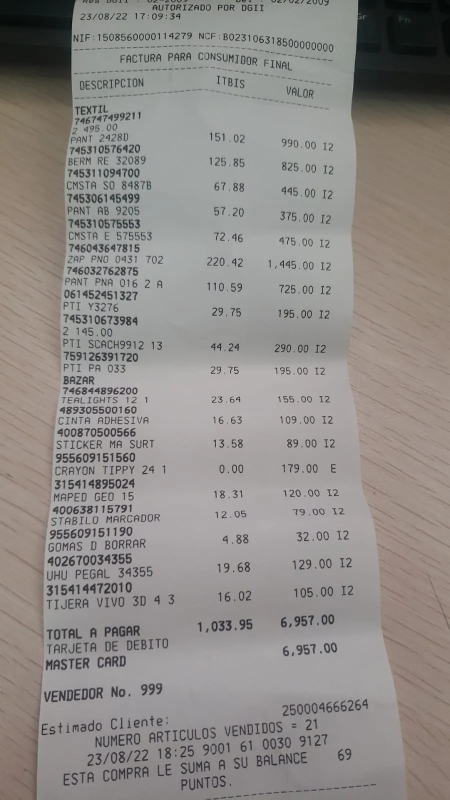
#> input picture backend/uploads/20260419_003808_whatsapp-image-2022-08-26-at-11358-pm-2.jpg, 899 x 1599 px (shown at 1/2 size)
$ python -i image_preprocessor.py   (imports and definitions only)   (older library calls are emulated)
#> lines starting #> are read from the running program, lines starting #| are printed output that depends on the picture; after the words box and inside, x2 and y2 are one past the last pixel; in counts of white or black regions, pixels touching at a corner belong together
import logging
from dataclasses import dataclass, field
from enum import Enum
from typing import Optional, Tuple

import cv2
import numpy as np
from PIL import Image

logger = logging.getLogger(__name__)


class OcrReadiness(Enum):
    GOOD = "good"
    FAIR = "fair"
    POOR = "poor"
    UNUSABLE = "unusable"


@dataclass
class QualityReport:
    blur_score: float = 0.0
    brightness: float = 0.0
    contrast: float = 0.0
    text_density: float = 0.0
    has_glare: bool = False
    is_too_dark: bool = False
    is_too_bright: bool = False
    skew_angle: float = 0.0
    ocr_readiness: OcrReadiness = OcrReadiness.GOOD
    warnings: list[str] = field(default_factory=list)

    @property
    def readiness_label(self) -> str:
        return self.ocr_readiness.value


@dataclass
class PreprocessConfig:
    auto_crop: bool = True
    deskew: bool = True
    denoise: bool = True
    clahe: bool = True
    adaptive_threshold: bool = True
    morphological_clean: bool = True
    sharpen: bool = False
    clahe_clip_limit: float = 3.0
    clahe_tile_size: int = 8
    denoise_h: float = 10.0
    adaptive_block_size: int = 31
    adaptive_c: int = 5
    sharpen_strength: float = 1.5
    max_image_dimension: int = 4000
    min_image_dimension: int = 300


class ImagePreprocessor:

    def __init__(self, config: Optional[PreprocessConfig] = None):
        self.config = config or PreprocessConfig()

    def analyze_quality(self, img: np.ndarray) -> QualityReport:
        if len(img.shape) == 3:
            gray = cv2.cvtColor(img, cv2.COLOR_BGR2GRAY)
        else:
            gray = img

        report = QualityReport()

        report.blur_score = self._calculate_blur_score(gray)
        report.brightness = float(np.mean(gray))
        report.contrast = float(np.std(gray))

        if report.blur_score < 100:
            report.ocr_readiness = OcrReadiness.POOR
            report.warnings.append(
                f"Imagen borrosa (score: {report.blur_score:.0f}). "
                "Toma la foto con mejor enfoque."
            )
        elif report.blur_score < 200:
            if report.ocr_readiness == OcrReadiness.GOOD:
                report.ocr_readiness = OcrReadiness.FAIR

        if report.brightness < 40:
            report.is_too_dark = True
            report.ocr_readiness = OcrReadiness.POOR
            report.warnings.append(
                "Imagen muy oscura. Toma la foto con mejor iluminación."
            )
        elif report.brightness > 220:
            report.is_too_bright = True
            if report.ocr_readiness.value in ("good", "fair"):
                report.ocr_readiness = OcrReadiness.FAIR

        if report.contrast < 30:
            report.ocr_readiness = OcrReadiness.POOR
            report.warnings.append(
                "Contraste muy bajo. Asegúrate de que el texto resalte del fondo."
            )

        glare_mask = cv2.threshold(gray, 240, 255, cv2.THRESH_BINARY)[1]
        glare_pixel_ratio = float(np.sum(glare_mask > 0)) / gray.size
        if glare_pixel_ratio > 0.15:
            report.has_glare = True
            report.warnings.append(
                "Se detectó brillo excesivo en la imagen."
            )

        _, binary = cv2.threshold(gray, 0, 255, cv2.THRESH_BINARY + cv2.THRESH_OTSU)
        report.text_density = float(np.sum(binary == 0)) / binary.size

        return report

    def _calculate_blur_score(self, gray: np.ndarray) -> float:
        return float(cv2.Laplacian(gray, cv2.CV_64F).var())

    def _detect_and_crop_document(self, img: np.ndarray) -> np.ndarray:
        h, w = img.shape[:2]
        ratio = h / 500.0
        dim = (int(w / ratio), 500)
        resized = cv2.resize(img, dim, interpolation=cv2.INTER_AREA)

        if len(resized.shape) == 3:
            gray = cv2.cvtColor(resized, cv2.COLOR_BGR2GRAY)
        else:
            gray = resized

        blurred = cv2.GaussianBlur(gray, (5, 5), 0)
        edged = cv2.Canny(blurred, 50, 150)

        contours, _ = cv2.findContours(edged, cv2.RETR_EXTERNAL, cv2.CHAIN_APPROX_SIMPLE)
        if not contours:
            logger.debug("No contours found for document crop — skipping")
            return img

        largest = max(contours, key=cv2.contourArea)
        area = cv2.contourArea(largest)
        if area < (h * w * 0.05):
            logger.debug("Largest contour too small — skipping crop")
            return img

        peri = cv2.arcLength(largest, True)
        approx = cv2.approxPolyDP(largest, 0.02 * peri, True)

        if len(approx) == 4:
            pts = approx.reshape(4, 2).astype(np.float32)
            pts[:, 0] *= ratio
            pts[:, 1] *= ratio

            rect = self._order_points(pts)
            (tl, tr, br, bl) = rect
            width_a = np.linalg.norm(br - bl)
            width_b = np.linalg.norm(tr - tl)
            max_width = max(int(width_a), int(width_b))
            height_a = np.linalg.norm(tr - br)
            height_b = np.linalg.norm(tl - bl)
            max_height = max(int(height_a), int(height_b))

            dst = np.array([
                [0, 0],
                [max_width - 1, 0],
                [max_width - 1, max_height - 1],
                [0, max_height - 1],
            ], dtype=np.float32)

            M = cv2.getPerspectiveTransform(rect, dst)
            cropped = cv2.warpPerspective(img, M, (max_width, max_height))
            logger.info("Document contour detected — perspective corrected")
            return cropped

        logger.debug("Contour has %d points — not a quadrilateral, skipping warp", len(approx))
        return img

    # [9 lines left out: function _order_points, not called in this run]

    def _deskew(self, img: np.ndarray) -> np.ndarray:
        if len(img.shape) == 3:
            gray = cv2.cvtColor(img, cv2.COLOR_BGR2GRAY)
        else:
            gray = img

        _, binary = cv2.threshold(gray, 0, 255, cv2.THRESH_BINARY_INV + cv2.THRESH_OTSU)

        coords = cv2.findNonZero(binary)
        if coords is None or len(coords) < 100:
            logger.debug("Too few text pixels for deskew — skipping")
            return img

        angle = cv2.minAreaRect(coords)[-1]
        if angle < -45:
            angle = 90 + angle

        if abs(angle) < 0.5 or abs(angle) > 45:
            return img

        h, w = img.shape[:2]
        center = (w // 2, h // 2)
        M = cv2.getRotationMatrix2D(center, angle, 1.0)
        rotated = cv2.warpAffine(
            img, M, (w, h),
            flags=cv2.INTER_CUBIC,
            borderMode=cv2.BORDER_REPLICATE,
        )
        logger.info("Deskewed by %.2f degrees", angle)
        return rotated

    def _enhance_contrast(self, gray: np.ndarray) -> np.ndarray:
        clahe = cv2.createCLAHE(
            clipLimit=self.config.clahe_clip_limit,
            tileGridSize=(self.config.clahe_tile_size, self.config.clahe_tile_size),
        )
        return clahe.apply(gray)

    def _denoise(self, gray: np.ndarray) -> np.ndarray:
        return cv2.fastNlMeansDenoising(gray, h=self.config.denoise_h)

    def _adaptive_threshold(self, gray: np.ndarray) -> np.ndarray:
        bs = self.config.adaptive_block_size
        if bs % 2 == 0:
            bs += 1
        return cv2.adaptiveThreshold(
            gray, 255,
            cv2.ADAPTIVE_THRESH_GAUSSIAN_C,
            cv2.THRESH_BINARY,
            bs,
            self.config.adaptive_c,
        )

    def _morphological_clean(self, binary: np.ndarray) -> np.ndarray:
        kernel = cv2.getStructuringElement(cv2.MORPH_RECT, (2, 2))
        return cv2.morphologyEx(binary, cv2.MORPH_CLOSE, kernel)

    # [6 lines left out: function _sharpen, not called in this run]

    def _resize_if_needed(self, img: np.ndarray) -> np.ndarray:
        h, w = img.shape[:2]
        if max(h, w) > self.config.max_image_dimension:
            scale = self.config.max_image_dimension / max(h, w)
            new_w = int(w * scale)
            new_h = int(h * scale)
            img = cv2.resize(img, (new_w, new_h), interpolation=cv2.INTER_AREA)
            logger.info("Resized from %dx%d to %dx%d", w, h, new_w, new_h)
        elif min(h, w) < self.config.min_image_dimension:
            scale = self.config.min_image_dimension / min(h, w)
            new_w = int(w * scale)
            new_h = int(h * scale)
            img = cv2.resize(img, (new_w, new_h), interpolation=cv2.INTER_CUBIC)
            logger.info("Upscaled from %dx%d to %dx%d", w, h, new_w, new_h)
        return img

    def preprocess(self, image_path: str) -> Tuple[np.ndarray, QualityReport]:
        img = cv2.imread(image_path)
#> img is the input picture: shape (1599, 899, 3); mean B, G, R 136.4, 139.5, 143.8
        if img is None:
            raise ValueError(f"Could not load image: {image_path}")

        img = self._resize_if_needed(img)
        quality = self.analyze_quality(img)
#> in analyze_quality, `report.blur_score = self._calculate_blur_score(gray)`: report.blur_score = 412.9
#> in analyze_quality, `report.brightness = float(np.mean(gray))`: report.brightness = 140.4
#> in analyze_quality, `report.contrast = float(np.std(gray))`: report.contrast = 33.91
#> in analyze_quality, `glare_mask = cv2.threshold(gray, 240, 255, cv2.THRESH_BINARY)[1]`: glare_mask: shape (1599, 899); every value is 0
#> in analyze_quality, `glare_pixel_ratio = float(np.sum(glare_mask > 0)) / gray.size`: glare_pixel_ratio = 0
#> in analyze_quality, `_, binary = cv2.threshold(gray, 0, 255, cv2.THRESH_BINARY + cv2.THRESH..`:
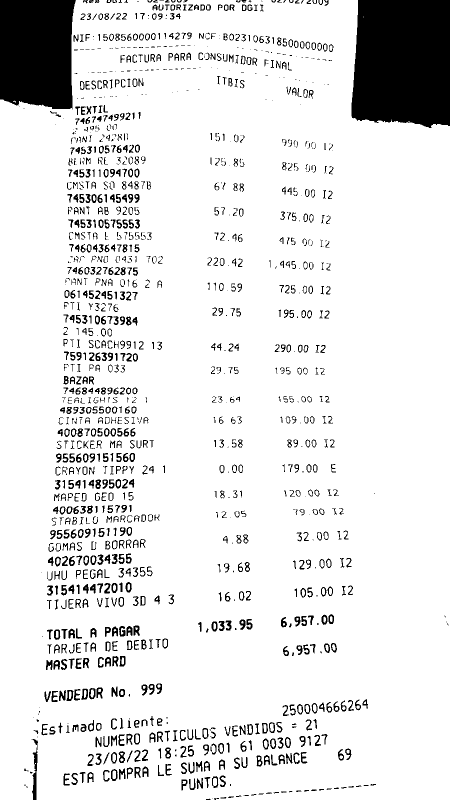
#> binary: shape (1599, 899) (shown at 1/2 size); 89.4% white; 1388 black regions (379 under 20 px), largest, box (x1, y1, x2, y2) and area: (703, 0, 899, 256) 46406, (0, 0, 152, 219) 30364, (64, 1478, 76, 1599) 685
#> in analyze_quality, `report.text_density = float(np.sum(binary == 0)) / binary.size`: report.text_density = 0.106

        if self.config.auto_crop:
            img = self._detect_and_crop_document(img)
#> in _detect_and_crop_document, `blurred = cv2.GaussianBlur(gray, (5, 5), 0)`:
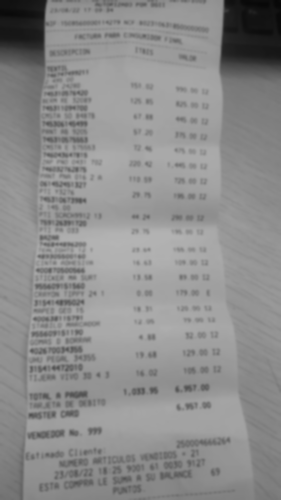
#> blurred: shape (500, 281); min 7, max 180, mean 140.4
#> in _detect_and_crop_document, `edged = cv2.Canny(blurred, 50, 150)`:
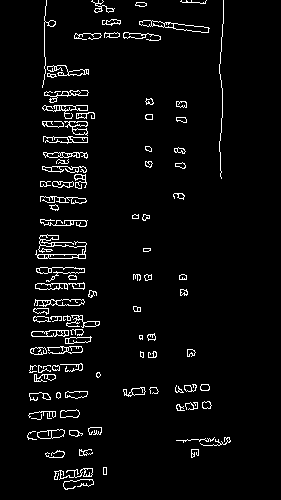
#> edged: shape (500, 281); 4.2% white in thin lines or dots, all inside (x1, y1, x2, y2) = (27, 0, 231, 490)
#> in _detect_and_crop_document, `contours, _ = cv2.findContours(edged, cv2.RETR_EXTERNAL, cv2.CHAIN_APP..`: contours = 100 contours, 29 with area under 20; largest, box (x1, y1, x2, y2) and area: (35, 234, 87, 259) 342, (139, 20, 210, 33) 337, (34, 299, 85, 307) 212, (35, 282, 85, 290) 204, (31, 330, 69, 337) 190
#> in _detect_and_crop_document, `largest = max(contours, key=cv2.contourArea)`: largest = contour of 148 points, box (x1, y1, x2, y2) (35, 234, 87, 259), area 342
#> in _detect_and_crop_document, `area = cv2.contourArea(largest)`: area = 341.5

        if self.config.deskew:
            img = self._deskew(img)
#> in _deskew, `_, binary = cv2.threshold(gray, 0, 255, cv2.THRESH_BINARY_INV + cv2.TH..`:
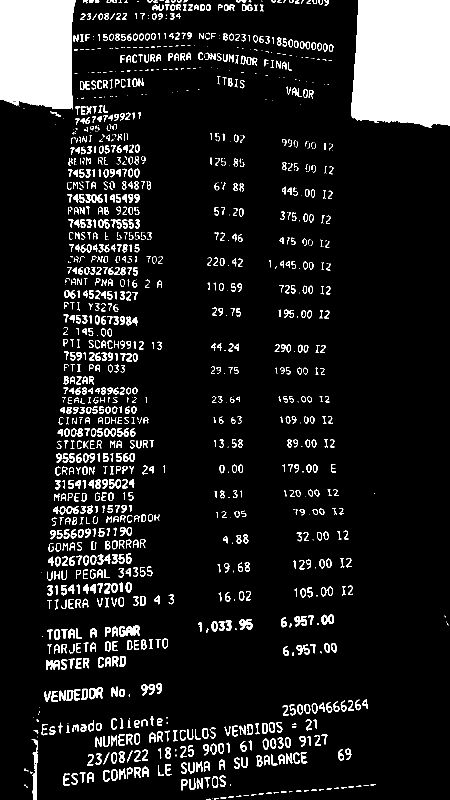
#> binary: shape (1599, 899) (shown at 1/2 size); 10.6% white; 1388 white regions (379 under 20 px), largest, box (x1, y1, x2, y2) and area: (703, 0, 899, 256) 46406, (0, 0, 152, 219) 30364, (64, 1478, 76, 1599) 685
#> in _deskew, `coords = cv2.findNonZero(binary)`: coords = contour of 151657 points, box (x1, y1, x2, y2) (0, 0, 899, 1599), area 190274
#> in _deskew, `angle = cv2.minAreaRect(coords)[-1]`: angle = -90
#> in _deskew, `angle = 90 + angle`: angle = 0

        if len(img.shape) == 3:
            gray = cv2.cvtColor(img, cv2.COLOR_BGR2GRAY)
        else:
            gray = img

        if self.config.denoise:
            gray = self._denoise(gray)

        if self.config.clahe:
            gray = self._enhance_contrast(gray)
#> in _enhance_contrast, `return clahe.apply(gray)`:
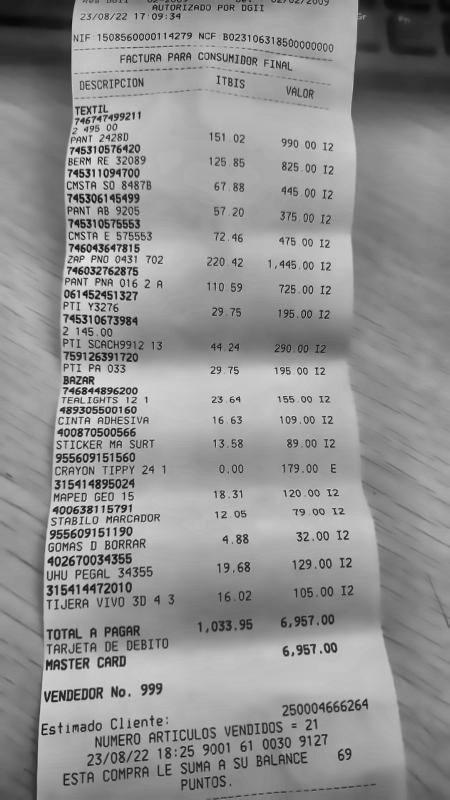
#> returned value: shape (1599, 899) (shown at 1/2 size); min 3, max 235, mean 146.2

        if self.config.sharpen:
            gray = self._sharpen(gray)

        if self.config.adaptive_threshold:
            binary = self._adaptive_threshold(gray)
#> in _adaptive_threshold, `return cv2.adaptiveThreshold( gray, 255, cv2.ADAPTIVE_THRESH_GAUSSIAN_..`:
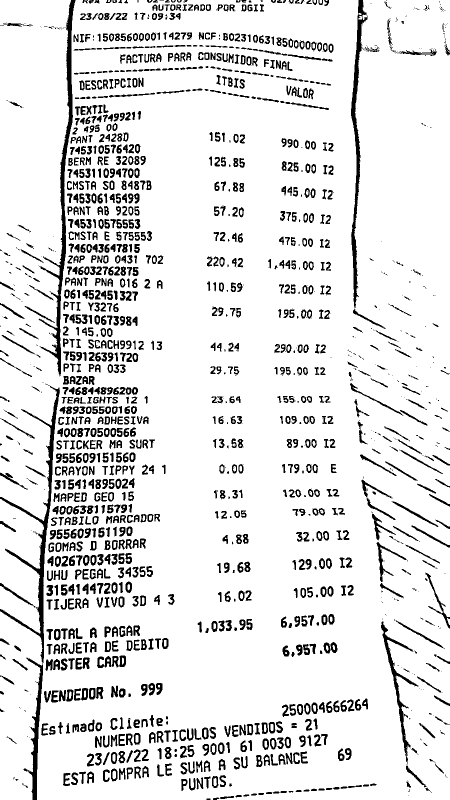
#> returned value: shape (1599, 899) (shown at 1/2 size); 88.6% white; 1793 black regions (550 under 20 px), largest, box (x1, y1, x2, y2) and area: (0, 767, 120, 1599) 8559, (77, 0, 151, 753) 6688, (702, 0, 736, 616) 4707
        else:
            binary = gray

        if self.config.morphological_clean:
            binary = self._morphological_clean(binary)
#> in _morphological_clean, `return cv2.morphologyEx(binary, cv2.MORPH_CLOSE, kernel)`:
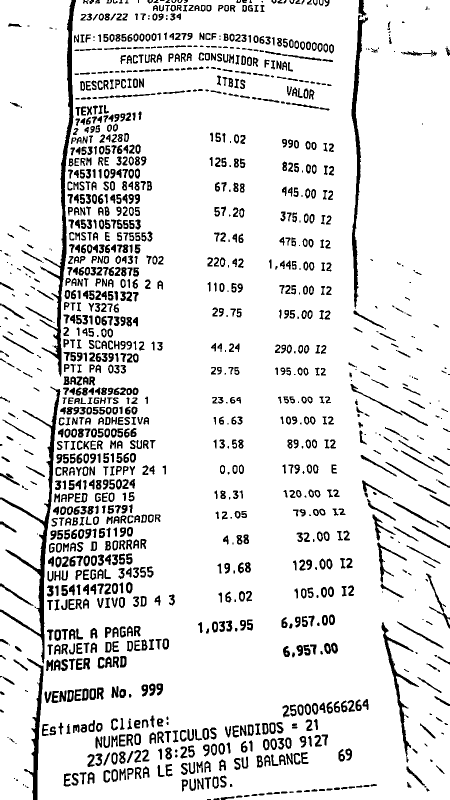
#> returned value: shape (1599, 899) (shown at 1/2 size); 88.8% white; 1444 black regions (166 under 20 px), largest, box (x1, y1, x2, y2) and area: (79, 0, 152, 753) 6620, (0, 773, 121, 1327) 5936, (703, 0, 736, 614) 4608

        return binary, quality

    # [114 lines left out: functions preprocess_pil, preprocess_for_ai, preprocess_bytes, detect_qr_codes, detect_qr_codes_bytes, not called in this run]


image_preprocessor = ImagePreprocessor()

>>> result = ImagePreprocessor().preprocess('../../../uploads/20260419_003808_whatsapp-image-2022-08-26-at-11358-pm-2.jpg')
